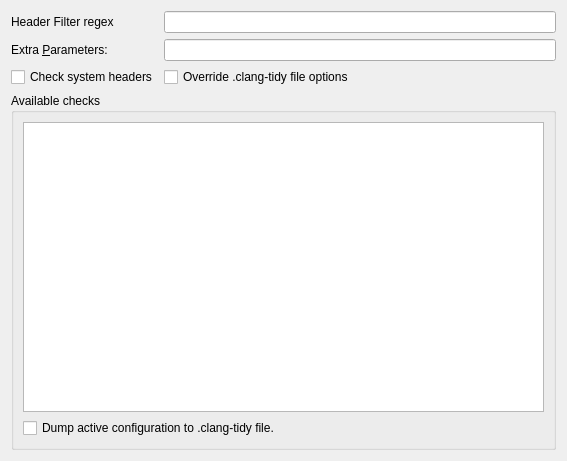
<?xml version="1.0" encoding="UTF-8"?>
<ui version="4.0">
 <class>ClangTidy::PerProjectConfig</class>
 <widget class="QWidget" name="ClangTidy::PerProjectConfig">
  <property name="geometry">
   <rect>
    <x>0</x>
    <y>0</y>
    <width>567</width>
    <height>461</height>
   </rect>
  </property>
  <layout class="QGridLayout" name="gridLayout_2">
   <item row="5" column="0" colspan="2">
    <widget class="QGroupBox" name="checkListGroupBox">
     <property name="toolTip">
      <string>Enable additional checks</string>
     </property>
     <property name="title">
      <string>Available checks </string>
     </property>
     <layout class="QGridLayout" name="gridLayout">
      <item row="0" column="0">
       <widget class="QListView" name="checkListView">
        <property name="editTriggers">
         <set>QAbstractItemView::NoEditTriggers</set>
        </property>
        <property name="selectionMode">
         <enum>QAbstractItemView::ExtendedSelection</enum>
        </property>
        <property name="resizeMode">
         <enum>QListView::Adjust</enum>
        </property>
       </widget>
      </item>
      <item row="1" column="0">
       <widget class="QCheckBox" name="dumpCheckBox">
        <property name="text">
         <string>Dump active configuration to .clang-tidy file.</string>
        </property>
       </widget>
      </item>
     </layout>
    </widget>
   </item>
   <item row="1" column="1">
    <widget class="QLineEdit" name="clangtidyParameters">
     <property name="toolTip">
      <string>&lt;html&gt;&lt;head/&gt;&lt;body&gt;&lt;p&gt;Additional command line options to pass to clang-tidy.&lt;/p&gt;&lt;/body&gt;&lt;/html&gt;</string>
     </property>
    </widget>
   </item>
   <item row="1" column="0">
    <widget class="QLabel" name="label_3">
     <property name="text">
      <string>Extra &amp;Parameters:</string>
     </property>
     <property name="buddy">
      <cstring>clangtidyParameters</cstring>
     </property>
    </widget>
   </item>
   <item row="0" column="1">
    <widget class="QLineEdit" name="headerFilterText">
     <property name="toolTip">
      <string>&lt;html&gt;&lt;head/&gt;&lt;body&gt;&lt;p&gt;Regular expression matching the names of the headers to output diagnostics from. Diagnostics from the main file of each translation unit are always displayed. Can be used together with -line-filter. This option overrides the value read from a .clang-tidy file.&lt;/p&gt;&lt;/body&gt;&lt;/html&gt;</string>
     </property>
    </widget>
   </item>
   <item row="4" column="0">
    <widget class="QCheckBox" name="sysHeadersCheckBox">
     <property name="text">
      <string>Check system headers</string>
     </property>
    </widget>
   </item>
   <item row="4" column="1">
    <widget class="QCheckBox" name="overrideConfigFileCheckBox">
     <property name="text">
      <string>Override .clang-tidy file options</string>
     </property>
    </widget>
   </item>
   <item row="0" column="0">
    <widget class="QLabel" name="label">
     <property name="text">
      <string>Header Filter regex</string>
     </property>
    </widget>
   </item>
  </layout>
 </widget>
 <resources/>
 <connections>
  <connection>
   <sender>overrideConfigFileCheckBox</sender>
   <signal>clicked(bool)</signal>
   <receiver>checkListGroupBox</receiver>
   <slot>setEnabled(bool)</slot>
   <hints>
    <hint type="sourcelabel">
     <x>194</x>
     <y>85</y>
    </hint>
    <hint type="destinationlabel">
     <x>102</x>
     <y>109</y>
    </hint>
   </hints>
  </connection>
 </connections>
</ui>
